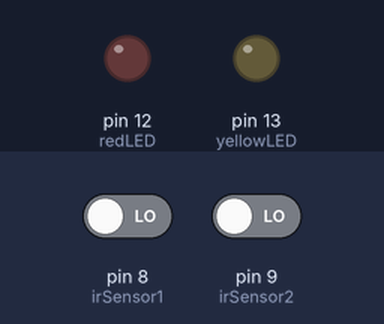
This sketch was run on a simulated Arduino Uno, built with avr-gcc and run on an emulated ATmega328P. Shown: output pins drawn as LEDs (lit = HIGH). The inputs (shaded band) are chosen by the test bench; at power-on: pin 8 (irSensor1) LOW, pin 9 (irSensor2) LOW.

Above: at 1.2 s.
1.3 s: pin 8 (irSensor1) driven HIGH
At 2.5 s:
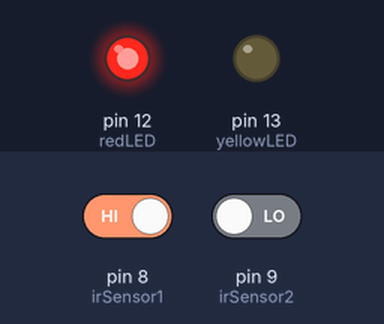
2.8 s: pin 9 (irSensor2) driven HIGH
At 3.7 s:
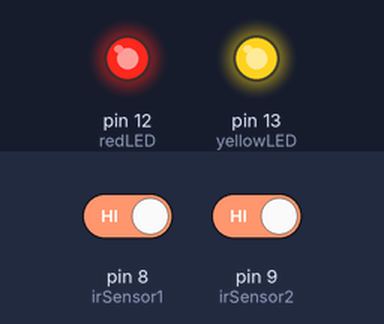
4.3 s: pin 8 (irSensor1) driven LOW
At 4.8 s:
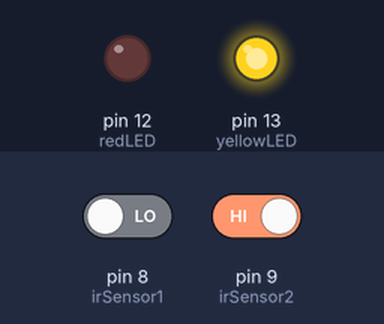
5.8 s: pin 9 (irSensor2) driven LOW
At 7.2 s:
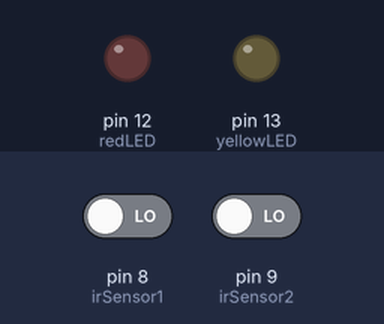
Timing chart, 0 to 8.3 s (numbered marks = the images above; inputs shaded):
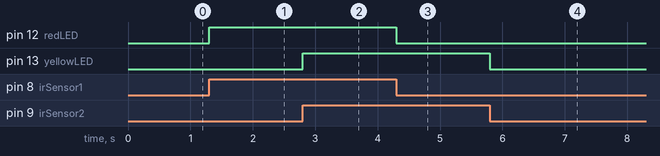

Measured:
- after the input at 1.3 s, pin 12 (redLED): LOW → HIGH at once
- after the input at 2.8 s, pin 13 (yellowLED): LOW → HIGH at once
- after the input at 4.3 s, pin 12 (redLED): HIGH → LOW at once
- after the input at 5.8 s, pin 13 (yellowLED): HIGH → LOW at once

The sketch:

IR_sensor_to_LED.ino
```cpp
// Define connected pin numbers
const int irSensor1 = 8;
const int irSensor2 = 9;
const int redLED = 12;
const int yellowLED = 13;

void setup() {
  // Set sensor pins as input
  pinMode(irSensor1, INPUT);
  pinMode(irSensor2, INPUT);

  // Set LED pins as output
  pinMode(redLED, OUTPUT);
  pinMode(yellowLED, OUTPUT);
}

void loop() {
  // Read infrared sensor values
  int sensor1State = digitalRead(irSensor1);
  int sensor2State = digitalRead(irSensor2);

  // Control LEDs based on sensor input
  digitalWrite(redLED, sensor1State == HIGH ? HIGH : LOW);
  digitalWrite(yellowLED, sensor2State == HIGH ? HIGH : LOW);
}
```
